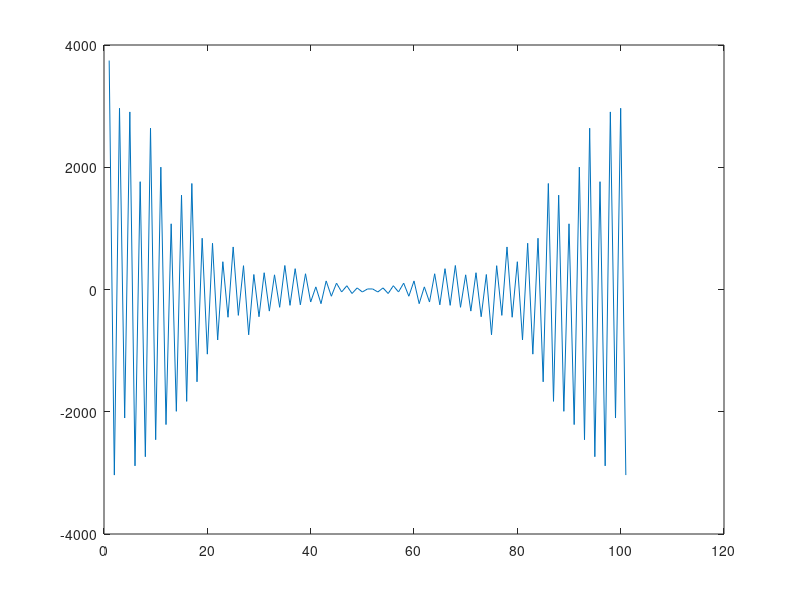
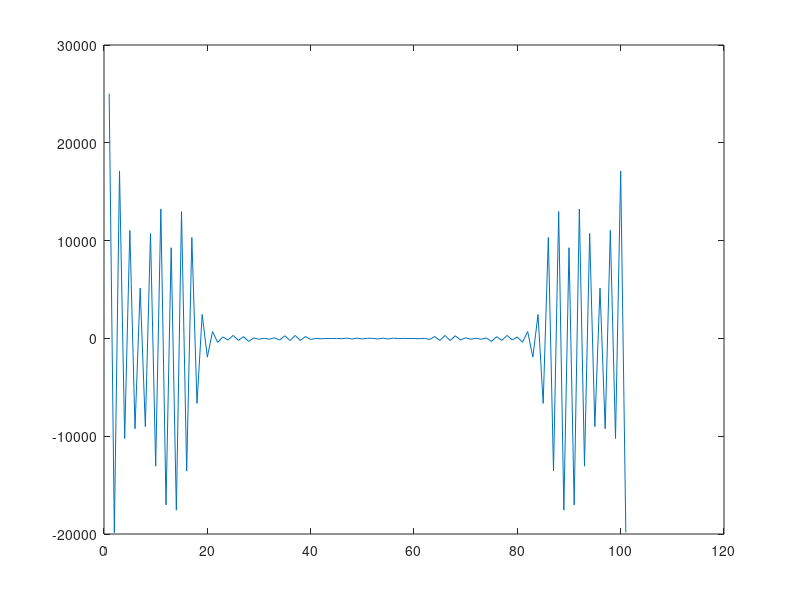
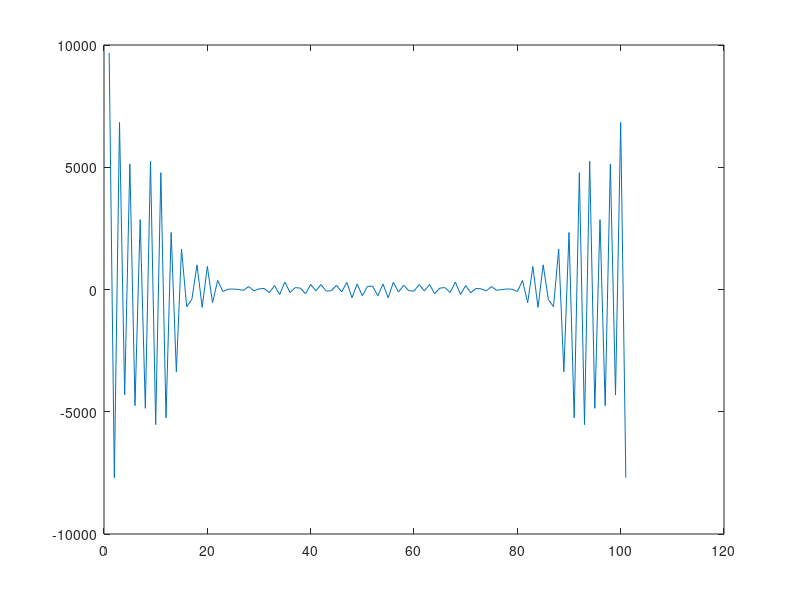

Here is the MATLAB script that generated these plots, in order:
input_output = importdata("input_output.mat");

x = input_output.x;
y = input_output.y;

lag = 50;

Rxx = xcorr(x, lag);
Ryy = xcorr(y, lag);
Rxy = xcorr(x, y, lag);

fftRxx = fft(Rxx);
fftRyy = fft(Ryy);
fftRxy = fft(Rxy);

x_plot = 1:length(fftRxx);

figure(1)
plot(x_plot,fftRxx)
figure(2)
plot(x_plot,fftRyy)
figure(3)
plot(x_plot,fftRxy)
